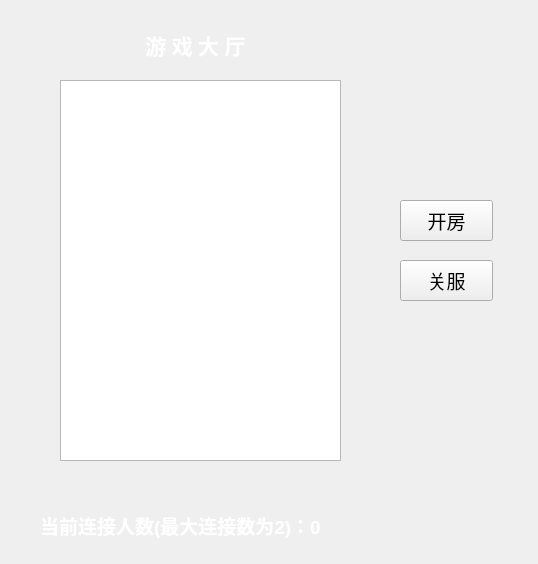
<?xml version="1.0" encoding="UTF-8"?>
<ui version="4.0">
 <class>SeverForm</class>
 <widget class="QWidget" name="SeverForm">
  <property name="geometry">
   <rect>
    <x>0</x>
    <y>0</y>
    <width>538</width>
    <height>564</height>
   </rect>
  </property>
  <property name="font">
   <font>
    <family>Adobe Devanagari</family>
    <pointsize>14</pointsize>
   </font>
  </property>
  <property name="windowTitle">
   <string>Form</string>
  </property>
  <property name="styleSheet">
   <string notr="true"/>
  </property>
  <widget class="QListWidget" name="playerroom">
   <property name="geometry">
    <rect>
     <x>60</x>
     <y>80</y>
     <width>281</width>
     <height>381</height>
    </rect>
   </property>
   <property name="styleSheet">
    <string notr="true">font: 12pt &quot;Arial&quot;;</string>
   </property>
   <property name="modelColumn">
    <number>0</number>
   </property>
   <property name="uniformItemSizes">
    <bool>false</bool>
   </property>
  </widget>
  <widget class="QLabel" name="youxidating">
   <property name="geometry">
    <rect>
     <x>50</x>
     <y>20</y>
     <width>291</width>
     <height>51</height>
    </rect>
   </property>
   <property name="font">
    <font>
     <family>Adobe Devanagari</family>
     <pointsize>16</pointsize>
    </font>
   </property>
   <property name="styleSheet">
    <string notr="true">color:rgb(255,255,255);</string>
   </property>
   <property name="text">
    <string>&lt;html&gt;&lt;head/&gt;&lt;body&gt;&lt;p align=&quot;center&quot;&gt;&lt;span style=&quot; font-weight:600;&quot;&gt;游 戏 大 厅&lt;/span&gt;&lt;/p&gt;&lt;/body&gt;&lt;/html&gt;</string>
   </property>
  </widget>
  <widget class="QPushButton" name="btcloses">
   <property name="geometry">
    <rect>
     <x>400</x>
     <y>260</y>
     <width>93</width>
     <height>41</height>
    </rect>
   </property>
   <property name="text">
    <string>关服</string>
   </property>
  </widget>
  <widget class="QPushButton" name="btopenroom">
   <property name="geometry">
    <rect>
     <x>400</x>
     <y>200</y>
     <width>93</width>
     <height>41</height>
    </rect>
   </property>
   <property name="text">
    <string>开房</string>
   </property>
  </widget>
  <widget class="QLabel" name="currconnect">
   <property name="geometry">
    <rect>
     <x>40</x>
     <y>510</y>
     <width>381</width>
     <height>31</height>
    </rect>
   </property>
   <property name="font">
    <font>
     <family>Arial</family>
     <pointsize>14</pointsize>
     <weight>75</weight>
     <italic>false</italic>
     <bold>true</bold>
    </font>
   </property>
   <property name="mouseTracking">
    <bool>true</bool>
   </property>
   <property name="styleSheet">
    <string notr="true">color:rgb(255,255,255);</string>
   </property>
   <property name="text">
    <string>&lt;html&gt;&lt;head/&gt;&lt;body&gt;&lt;p&gt;当前连接人数(最大连接数为2)：0&lt;/p&gt;&lt;/body&gt;&lt;/html&gt;</string>
   </property>
  </widget>
 </widget>
 <resources/>
 <connections/>
</ui>
